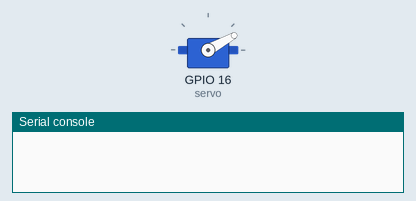
Recording of a program running on a simulated ESP32 board running MicroPython. On the bench: servo, the last lines printed to the serial console. Random numbers come from a fixed seed; servo angles are drawn from the pulse width (0.5 ms = 0°, 2.5 ms = 180°).

Above: at 0.1 s.
At 10.1 s:
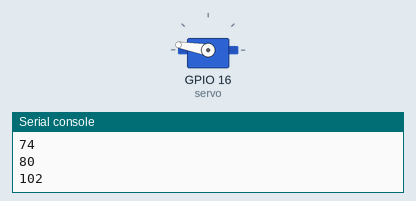
At 20.1 s:
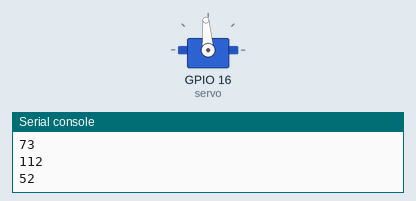
At 39.75 s:
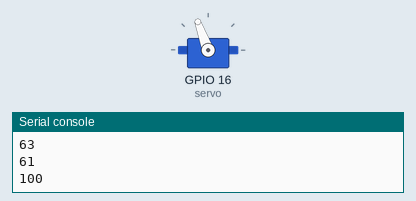
Timing chart, 0 to 40.0 s (numbered marks = the images above):
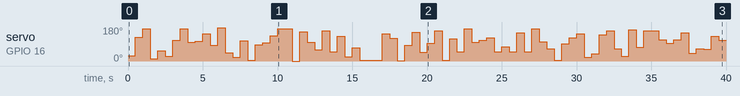

The program:

ServoGetAngle.py
```python
import machine,time
from random import *
a = 25
#p16 = machine.Pin(16)
#pwm16 = machine.PWM(p16)
servo = machine.PWM(machine.Pin(16), freq=50)
while True:
	i = randint(25, 125)         #generates a random number form 25 to 125
	servo.duty(i)                #set servo's position immediately to random_angle
	time.sleep(0.5)              # wait half a second
	print(servo.duty() )         #prints the servo's current position
```

Measured:
- by itself, servo on GPIO 16 (servo): 29° → 126° at 0.50 s, → 170° 0.50 s later, → 13° 0.50 s later, → 55° 0.50 s later, … (79 changes in this stretch)
